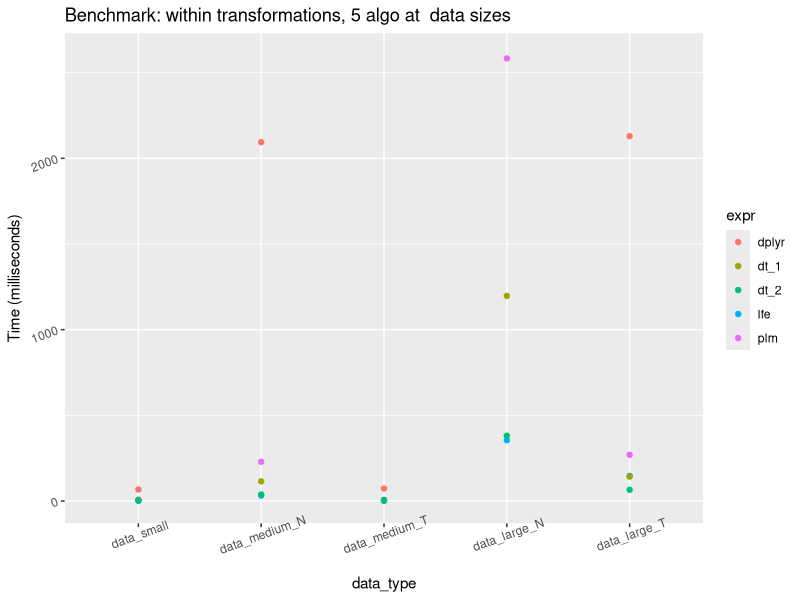
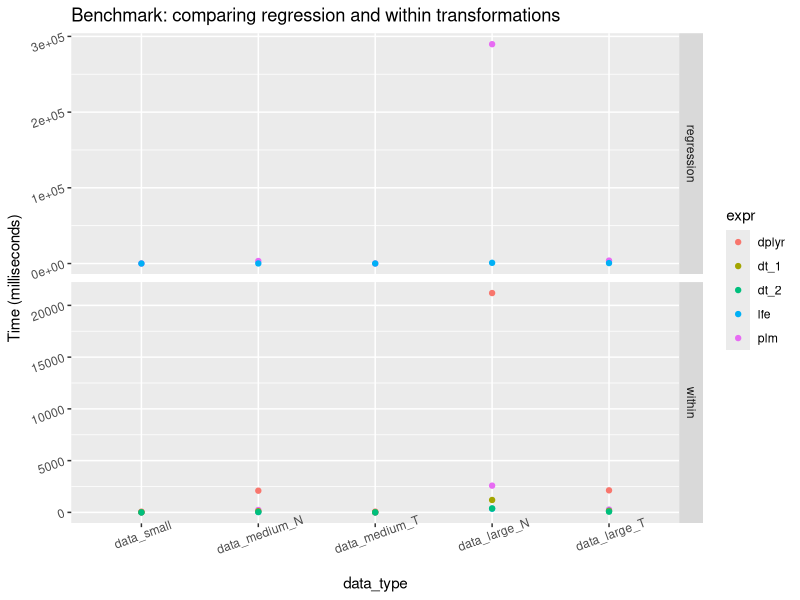
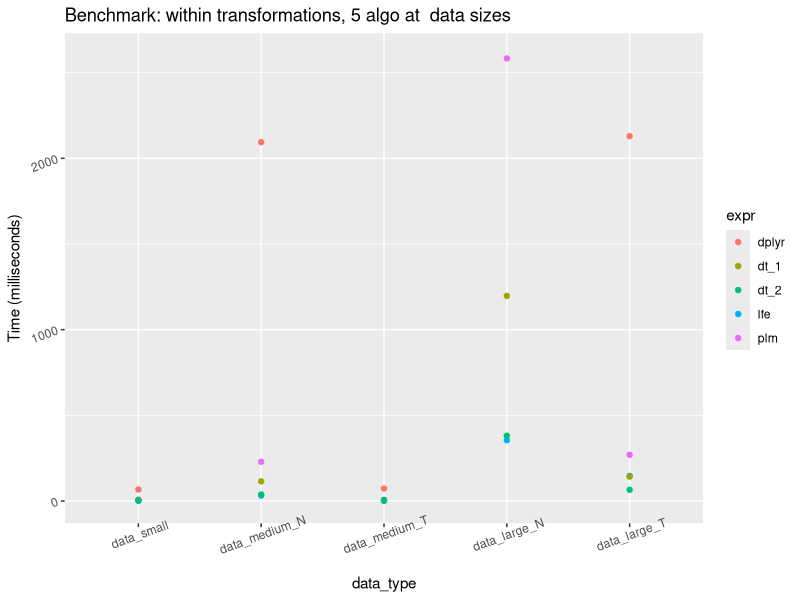
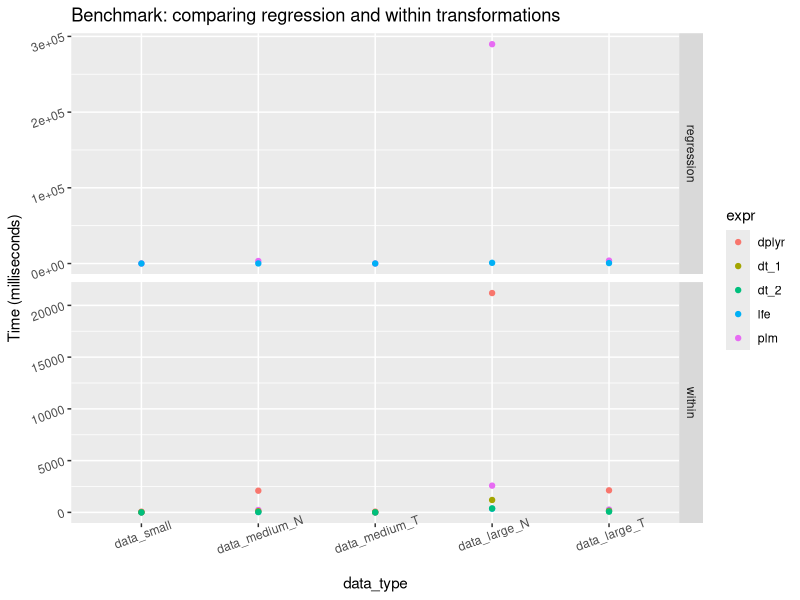
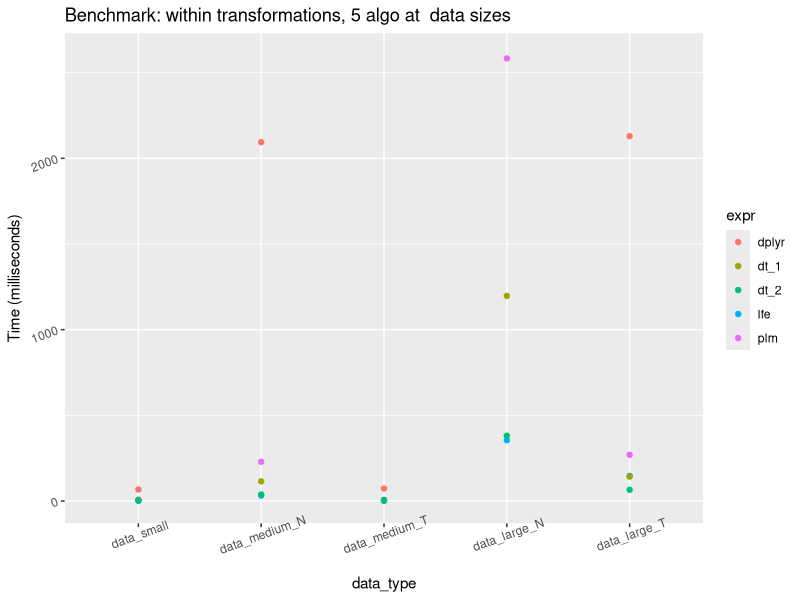

The R script that drew these images, in order:
library(tidyverse)

levels <- c("data_small", "data_medium_N", "data_medium_T", "data_large_N", "data_large_T", "data_fat_N", "data_fat_N_fat_T")

bench_df <- read_csv("benchmark_output.csv") %>%
  mutate(data_type = factor(data_type, ordered=TRUE, levels = levels))
  

pl_all <- bench_df %>%
  ggplot(aes(x= data_type, y = mean, colour = expr))+
  geom_point() +
  # ylim(c(0, 200)) +
  facet_grid(type~., scales= "free") +
  ylab("Time (milliseconds)") +
  theme(axis.text = element_text(angle = 20)) +
  ggtitle("Benchmark: comparing regression and within transformations")

pl_within <- bench_df %>%
  filter(type == "within") %>%
  ggplot(aes(x= data_type, y = mean, colour = expr))+
  geom_point() +
  ylab("Time (milliseconds)") +
  ylim(c(0, 2600)) +
  theme(axis.text = element_text(angle = 20)) +
  ggtitle("Benchmark: within transformations, 5 algo at  data sizes")

pl_within

pl_all
pl_within

ggsave(pl_all, filename = "plot_benchmark reg and within.png", height = 4, width = 7)
ggsave(pl_within, filename = "plot_benchmark within.png", height = 4, width = 7)

## numbers
bench_df %>%
  # filter(type =="within") %>%
  group_by(data_type) %>%
  mutate(comp = 100 * (mean - min(mean))/min(mean),
         is_mean  = mean ==min(mean)) %>%
  ungroup() %>%
  filter(expr == "plm" | is_mean)
